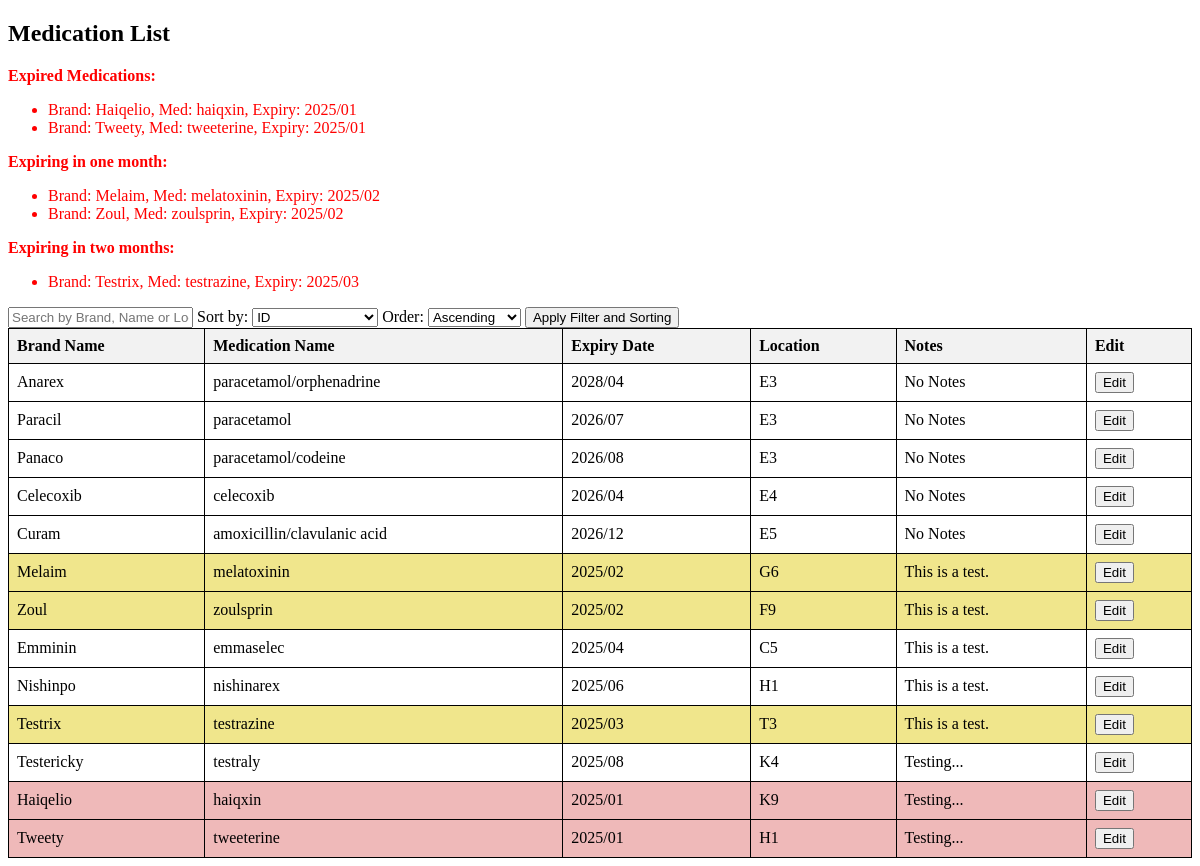
/medications, run on an earlier commit of the app's database.
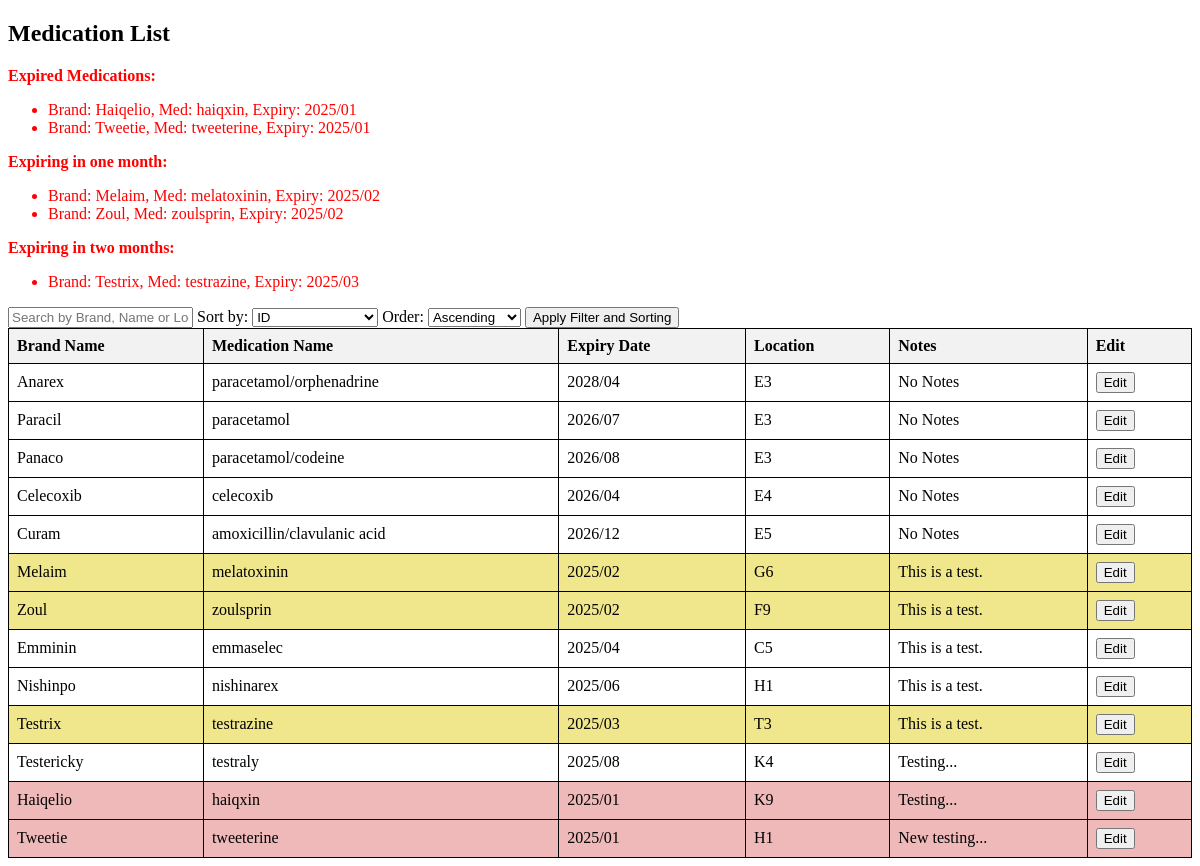
And on a later commit of the database.
### tables this page shows
CREATE TABLE medications (
            medication_id INTEGER PRIMARY KEY AUTOINCREMENT,
            brand_name TEXT NOT NULL,
            medication_name TEXT NOT NULL,
            expiry_date TEXT NOT NULL,
            location TEXT NOT NULL,
            notes TEXT
        );

### app.py (the view, shortened to what this page needs)
@app.route("/medications", methods=["GET"])
def medications():
    db = MedicationDatabase()
    search_term = request.args.get("search_term", "")
    sort_by = request.args.get("sort_by", "medication_id")
    sort_order = request.args.get("sort_order", "asc")
    with db as db_conn:
        query = "SELECT * FROM medications"
        query_args = []
        query += f" ORDER BY {sort_by} {sort_order}"
        db_conn.cursor.execute(query, query_args)
        medications = db_conn.cursor.fetchall()
    expiry_alerts = get_expiry_alerts(
        db
    )  # Added this to render the expiry alerts in this page also.
    return render_template(
        "medications.html",
        medications=medications,
        sort_by=sort_by,
        search_term=search_term,
        sort_order=sort_order,
        expiry_alerts=expiry_alerts,
        db=db,
    )

### database.py (called while the page is built)
    def __enter__(self):
        self.conn = sqlite3.connect(self.db_name)
        self.cursor = self.conn.cursor()
        return self

    def __exit__(self, exc_type, exc_val, exc_tb):
        if self.conn:
            self.conn.close()

### templates/medications.html (shortened to what this page needs)
<!DOCTYPE html>
<html lang="en">
<head>
</head>
<body>
    <h2>Medication List</h2>
    {% if expiry_alerts['expired'] or expiry_alerts['expiring_in_one_month'] or expiry_alerts['expiring_in_two_months']
    or expiry_alerts['closest_expiry'] %}
    <div style="color: red;">
        {% if expiry_alerts['expired'] %}
        <p><strong>Expired Medications:</strong></p>
        <ul>
            {% for med in expiry_alerts['expired'] %}
            <li> Brand: {{med[1]}}, Med: {{med[2]}}, Expiry: {{med[3]}}
            </li>
            {% endfor %}
        </ul>
        {% endif %}
        {% if expiry_alerts['expiring_in_one_month'] %}
        <p><strong>Expiring in one month:</strong></p>
        <ul>
            {% for med in expiry_alerts['expiring_in_one_month'] %}
            <li>Brand: {{med[1]}}, Med: {{med[2]}}, Expiry: {{med[3]}}</li>
            {% endfor %}
        </ul>
        {% endif %}
        {% if expiry_alerts['expiring_in_two_months'] %}
        <p><strong>Expiring in two months:</strong></p>
        <ul>
            {% for med in expiry_alerts['expiring_in_two_months'] %}
            <li> Brand: {{med[1]}}, Med: {{med[2]}}, Expiry: {{med[3]}}</li>
            {% endfor %}
        </ul>
        {% endif %}
    </div>
    {% endif %}
    <form method="get">
        <input type="text" name="search_term" placeholder="Search by Brand, Name or Location"
            value="{{ search_term if search_term else ''}}">
        <label for="sort_by">Sort by:</label>
        <select name="sort_by" id="sort_by">
            <option value="medication_id" {% if sort_by=="medication_id" %}selected{% endif %}>ID</option>
        </select>
        <label for="sort_order">Order:</label>
        <select name="sort_order" id="sort_order">
            <option value="asc" {% if sort_order=="asc" %}selected{% endif %}>Ascending</option>
        </select>
        <button type="submit">Apply Filter and Sorting</button>
    </form>
    <table>
        <thead>
            <tr>
                <th>Brand Name</th>
                <th>Medication Name</th>
                <th>Expiry Date</th>
                <th>Location</th>
                <th>Notes</th>
                <th>Edit</th>
            </tr>
        </thead>
        <tbody>
            {% for medication in medications %}
            <tr
                class="{% if medication in expiry_alerts['expired'] %}expired{% elif medication in expiry_alerts['expiring_in_one_month'] or medication in expiry_alerts['expiring_in_two_months'] %}expiring{% endif %}">
                <td>{{ medication[1] }}</td>
                <td>{{ medication[2] }}</td>
                <td>{{ medication[3] }}</td>
                <td>{{ medication[4] }}</td>
                <td>{{ medication[5] if medication[5] else 'No Notes' }}</td>
                <td> <a href="/edit/{{medication[0]}}"><button>Edit</button></a> </td>
            </tr>
            {% endfor %}
        </tbody>
    </table>
</body>
</html>

What changed in the data, as far as the page shows it:
changed medications "tweeterine": brand_name "Tweety" → "Tweetie"; notes "Testing..." → "New testing..."
